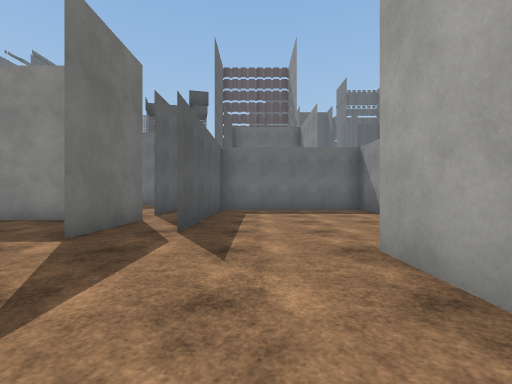
View 1 (above)

24 first-person views from a walk through a 3-D level made in the Unity game engine. The camera is 1.2 m above the floor, looks level and sees 90° across. The floor is counted in squares, 2 m on a side. Each view is taken from the middle of a square. On the plan, view 1 faces up. The plan holds only what a view shows up to about 9 squares ahead; the rest is blank. The place goes on beyond the plan. The player character is not drawn. Some surface patterns are stand-ins.

View 2
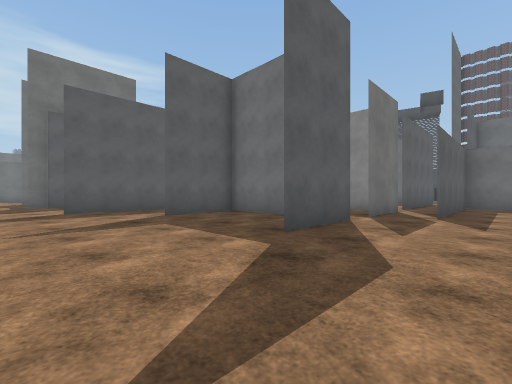

View 3
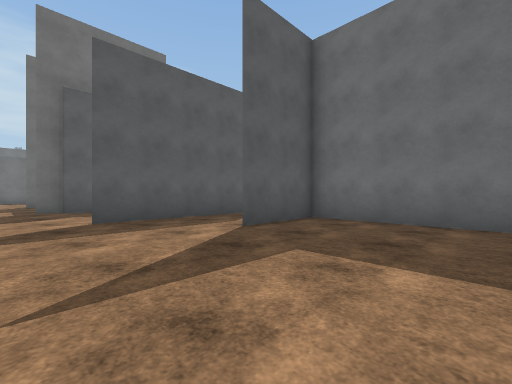

View 4
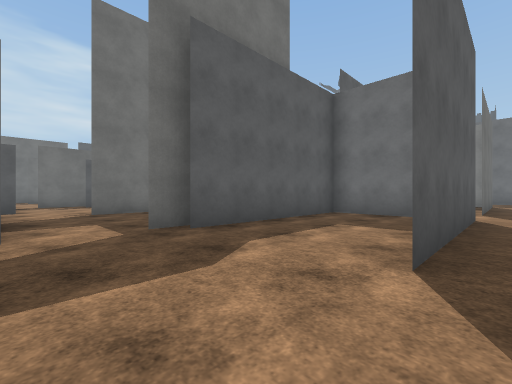

View 5
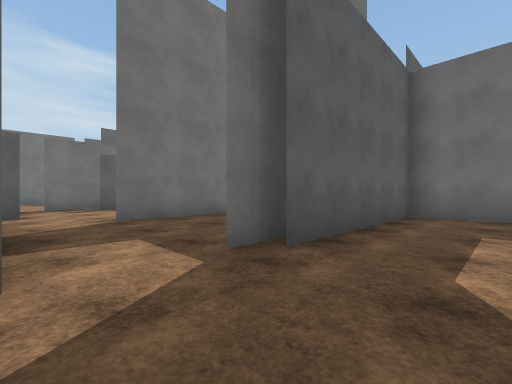

View 6
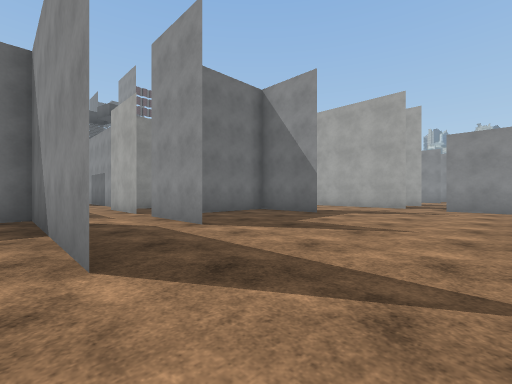

View 7
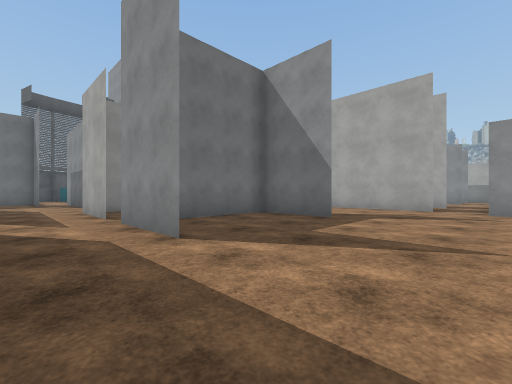

View 8
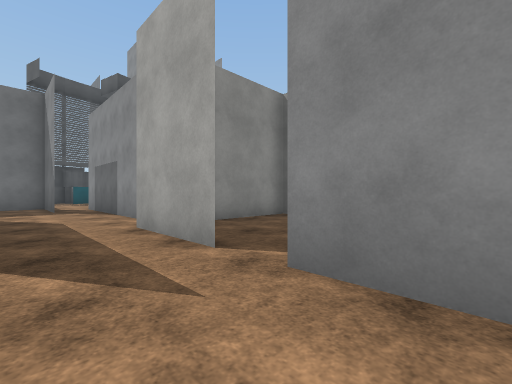

View 9
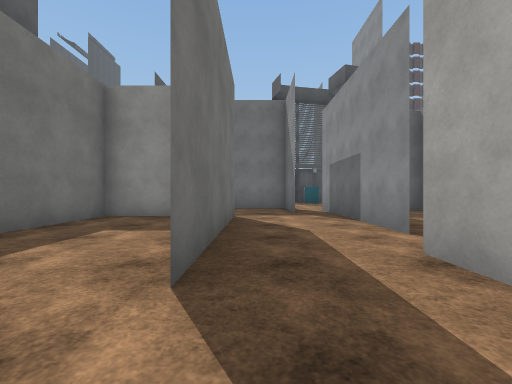

View 10
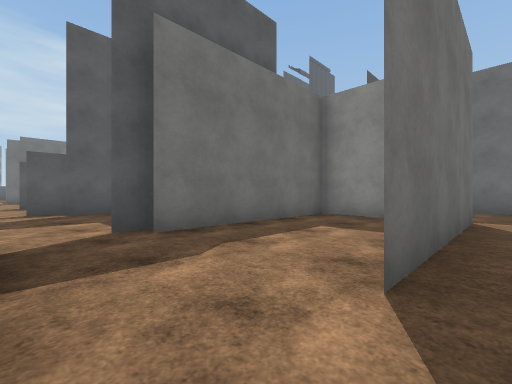

View 11
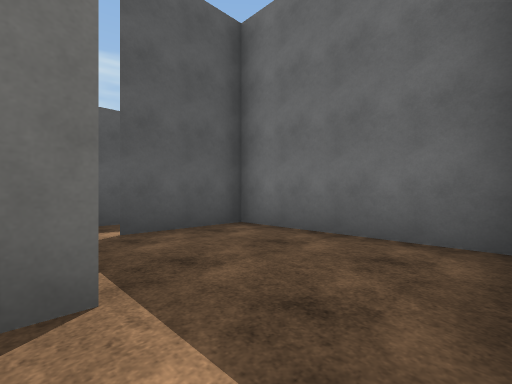

View 12
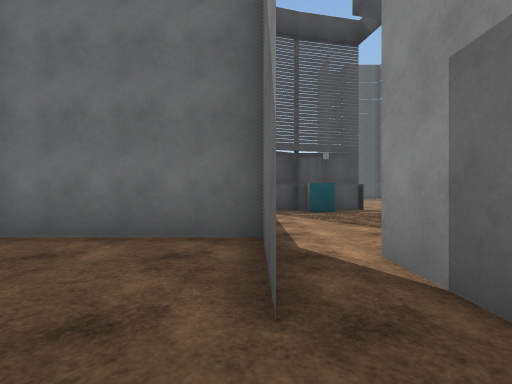

View 13
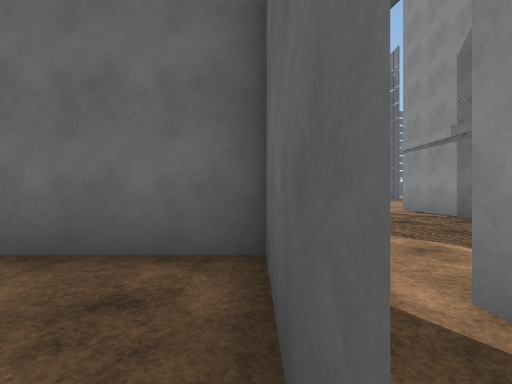

View 14
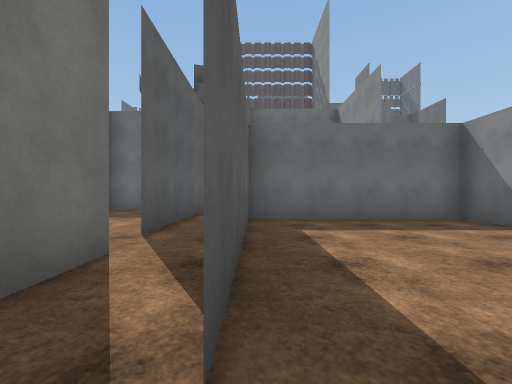

View 15
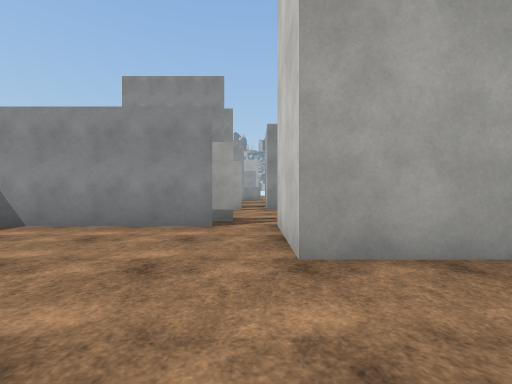

View 16
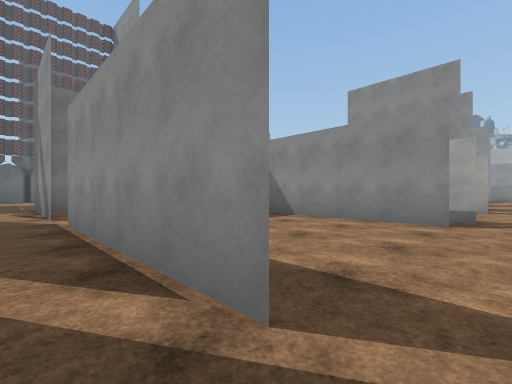

View 17
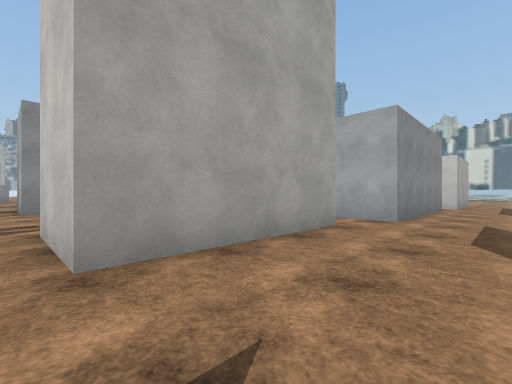

View 18
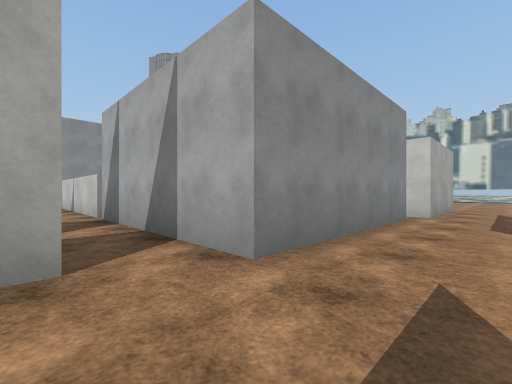

View 19
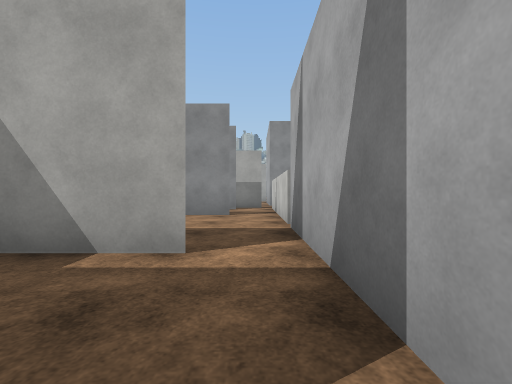

View 20
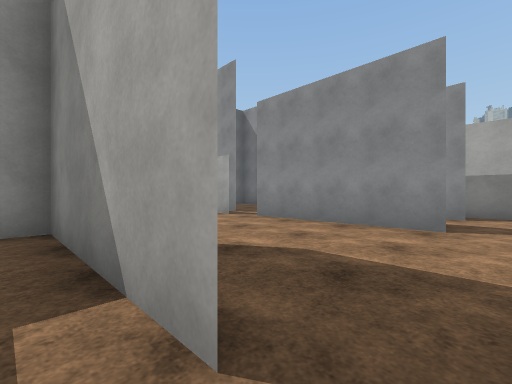

View 21
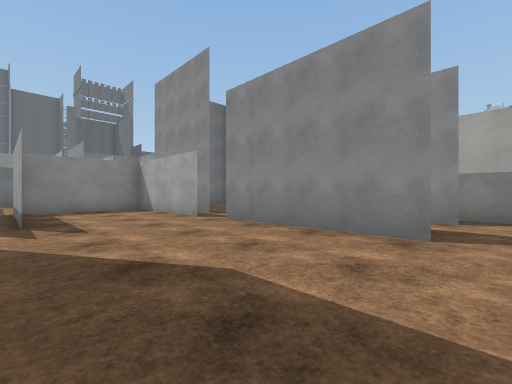

View 22
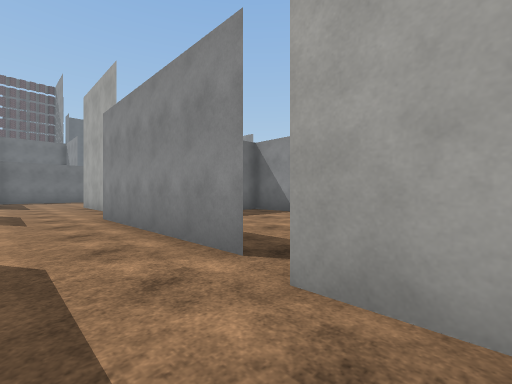

View 23
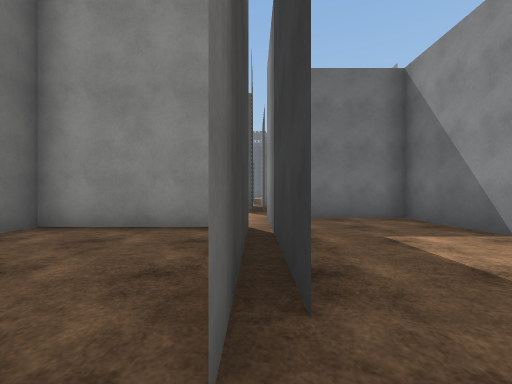

View 24
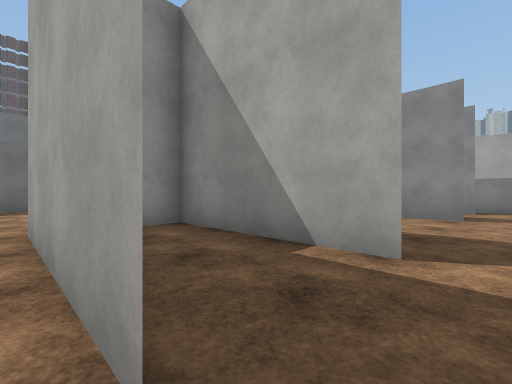

### Floor plan
Ten units are one square. View 1 is at (0, 0); x grows to the right and y downward. Boxes are objects, and circles mark ways between rooms. Rooms are numbered by the first view taken in them; rooms with no view inside come last. Other rooms are left out.
<svg viewBox="-165 -129 250 246">
<path fill="none" stroke="#000" d="M-85 19 -85 -30 -117 -30 -117 19M-24 -24 -24 0 -24 -23 -64 -23 -64 0 -64 -24M-85 -30 -85 19M13 14 13 -26M6 72 6 26M-121 -12 -121 24M3 80 9 80M-58 -66 -58 -115M-85 -94 -85 -45M-69 -101 -69 -124 -108 -124 -108 -101M-64 -32 -64 -55M35 -38 35 -85 -12 -85 -12 -38M13 -26 35 -26M42 -34 42 -66M-24 -55 -59 -55M-24 -55 -24 -32M-12 -38 -12 -60M35 14 35 -26 28 -26M6 26 45 26M3 112 3 80M-117 19 -117 -30M-128 -14 -157 -14 -157 24M74 -34 74 -72 44 -72M77 14 77 -26M57 26 74 26M45 26 55 26M-121 -56 -121 -41M-101 -94 -117 -94 -117 -45"/>
<circle cx="-75" cy="-15" r="3" fill="#2a7"/>
<circle cx="-5" cy="-15" r="3" fill="#2a7"/>
<circle cx="10" cy="20" r="3" fill="#2a7"/>
<circle cx="-10" cy="80" r="3" fill="#2a7"/>
<circle cx="-120" cy="30" r="3" fill="#2a7"/>
<circle cx="-60" cy="-30" r="3" fill="#2a7"/>
<circle cx="-90" cy="-40" r="3" fill="#2a7"/>
<circle cx="-20" cy="-30" r="3" fill="#2a7"/>
<circle cx="40" cy="20" r="3" fill="#2a7"/>
<text x="-50" y="20">1</text>
<text x="-80" y="-70">2</text>
<text x="10" y="-60">3</text>
<text x="-40" y="-40">4</text>
<text x="20" y="0">5</text>
<text x="-100" y="100">6</text>
<text x="-140" y="20">7</text>
<text x="60" y="-20">8</text>
<text x="-110" y="-60">9</text>
</svg>
Room 1 opens to room 2. Room 1 opens to room 3. Room 1 opens to room 5. Room 1 opens to room 6. Room 1 opens to room 7. Room 2 opens to room 4. Room 2 opens to room 9. Room 3 opens to room 4. Room 5 opens to room 8.

Where each view was taken, in squares from view 1:
view 1: 0 up, 0 right, facing up
view 2: 3 down, 0 right, facing up-left
view 3: 3 down, 3 left, facing up-left
view 4: 4 down, 8 left, facing up-left
view 5: 4 down, 10 left, facing up-left
view 6: 4 down, 9 left, facing up-right
view 7: 3 down, 8 left, facing up-right
view 8: 1 up, 8 left, facing up-right
view 9: 3 up, 8 left, facing up
view 10: 3 up, 8 left, facing up-left
view 11: 9 up, 7 left, facing up-left
view 12: 9 up, 7 left, facing up
view 13: 10 up, 7 left, facing up
view 14: 3 up, 1 left, facing up
view 15: 3 up, 1 left, facing right
view 16: 3 up, 2 left, facing up-right
view 17: 3 up, 1 left, facing down-right
view 18: 1 down, 1 left, facing down-right
view 19: 2 down, 1 right, facing right
view 20: 2 down, 3 right, facing up-right
view 21: 2 down, 4 right, facing up-right
view 22: 9 down, 1 left, facing up-right
view 23: 3 down, 12 left, facing up
view 24: 2 down, 1 right, facing up-right
